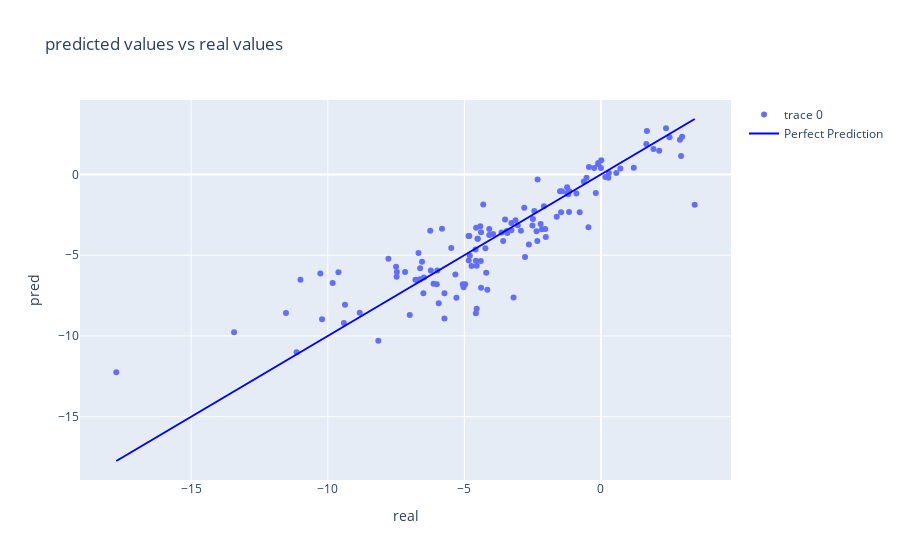

The cell this chart's notebook holds for it:
### Code cell
trace = go.Scatter(x = y_real,y = y_pred, mode = "markers")
line_trace = go.Scatter(x = [min(y_real), max(y_real)],
                        y = [min(y_real), max(y_real)],
                        mode = "lines",
                        marker=dict(color='blue'),
                        name='Perfect Prediction')
layout = go.Layout(title = "predicted values vs real values", xaxis=dict(title = "real"),
                   yaxis = dict(title = "pred"))

figure = go.Figure(data = [trace, line_trace], layout=layout)

iplot(figure)

### Figure 1 — Plotly figure (JSON) as saved in the notebook; plotly's stock layout.template omitted (floating-point values rounded to 4 significant figures)
{"data": [{"mode": "markers", "type": "scatter", "x": [-1.24, -0.46, -3.64, -0.1, -1.5, -0.25, 0.01, -4.09, -4.52, -6.25, -3.2, -5.06, -4.74, -11.53, -2.36, -3.45, -2.16, -5.33, -4.39, -3.13, -2.09, -7.17, -17.74, 2.51, -3.58, -3.28, 1.2, 0.16, 1.92, -3.51, -0.53, -5.73, -13.43, -3.05, -1.2, -5.73, -6.55, -0.1, -4.55, 0.27, -4.31, -1.43, -6.79, -0.63, 2.38, -4.57, -6.23, 0, -2.32, 0.29, -4.42, -9.82, -5.29, -2.02, -2.49, 3.43, -4.4, -4.58, -11, -4.16, -8.15, -2.51, -5.48, -4.23, -5.03, -6.13, 2.13, -10.21, 1.68, -5.94, -1.24, -1.16, -1.46, -1.17, -6.72, -1.62, -0.78, -6.01, 0.71, -7.48, -7, -8.83, -4.51, -3.95, -4.59, -4.09, -10.27, -4.97, -6.62, -2.78, -2.64, -4.58, 0.56, -4.55, -4.82, -3.28, -6.48, -2.04, -0.9, -2.33, -2.21, 2.89, -4.2, -6.5, -11.14, 1.66, -4.8, -2.44, -9.37, -4.39, -7.47, -5.82, -0.44, 2.93, -4.85, -0.19, -2.93, -6.68, -5.99, -7.5, -2.81, 2.97, -4.84, -7.78, -9.41, -3.43, -9.61, -6.62], "y": [-0.7972, -3.278, -3.593, 0.6245, -1.047, 0.3914, 0.8717, -3.372, -3.978, -3.483, -7.614, -6.794, -5.666, -8.574, -3.512, -3.505, -3.393, -6.188, -7.01, -2.833, -1.969, -6.048, -12.25, 2.304, -4.116, -3.0, 0.4146, -0.1656, 1.571, -2.795, -0.2056, -8.914, -9.775, -3.144, -1.233, -7.352, -5.401, 0.7004, -5.656, -0.2089, -1.865, -1.041, -6.528, -0.4361, 2.855, -3.294, -5.952, 0.391, -0.3172, 0.0815, -3.216, -6.722, -7.642, -3.875, -2.761, -1.877, -5.353, -8.589, -6.528, -7.135, -10.3, -3.157, -4.555, -4.578, -6.981, -6.769, 1.469, -8.963, 2.68, -7.976, -1.148, -1.038, -2.35, -2.334, -6.546, -2.627, -2.342, -6.802, 0.3595, -6.33, -8.698, -8.569, -3.986, -3.681, -4.641, -3.757, -6.13, -6.797, -6.487, -5.118, -4.341, -5.346, 0.0797, -8.311, -3.813, -3.449, -6.379, -3.38, -1.184, -4.123, -3.072, 2.149, -6.082, -7.359, -11.0, 1.88, -5.042, -2.265, -8.072, -3.575, -6.045, -3.365, 0.4657, 1.139, -3.816, -1.152, -3.489, -4.872, -5.946, -5.716, -2.062, 2.33, -5.331, -5.221, -9.195, -3.63, -6.061, -5.803]}, {"marker": {"color": "blue"}, "mode": "lines", "name": "Perfect Prediction", "type": "scatter", "x": [-17.74, 3.43], "y": [-17.74, 3.43]}], "layout": {"title": {"text": "predicted values vs real values"}, "xaxis": {"title": {"text": "real"}}, "yaxis": {"title": {"text": "pred"}}}}
